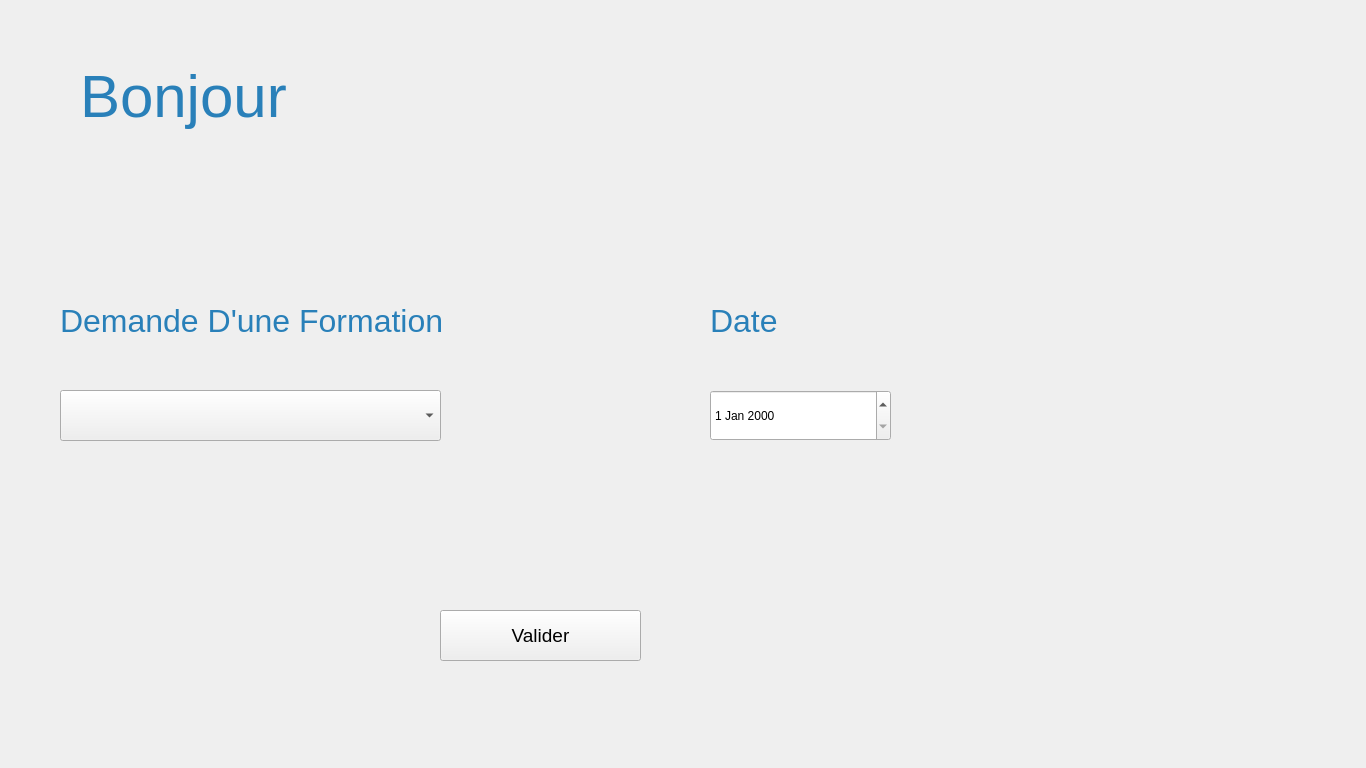
<?xml version="1.0" encoding="UTF-8"?>
<ui version="4.0">
 <class>e_menu</class>
 <widget class="QMainWindow" name="e_menu">
  <property name="geometry">
   <rect>
    <x>0</x>
    <y>0</y>
    <width>1366</width>
    <height>768</height>
   </rect>
  </property>
  <property name="windowTitle">
   <string>MainWindow</string>
  </property>
  <widget class="QWidget" name="centralwidget">
   <widget class="QLabel" name="nom_e">
    <property name="geometry">
     <rect>
      <x>390</x>
      <y>45</y>
      <width>651</width>
      <height>101</height>
     </rect>
    </property>
    <property name="styleSheet">
     <string notr="true">  font-family: &quot;Moon&quot;, Helvetica, Arial, sans-serif;
  font-size: 60px;
  color: #e74c3c;</string>
    </property>
    <property name="text">
     <string/>
    </property>
   </widget>
   <widget class="QLabel" name="bg">
    <property name="geometry">
     <rect>
      <x>0</x>
      <y>0</y>
      <width>1366</width>
      <height>768</height>
     </rect>
    </property>
    <property name="text">
     <string/>
    </property>
    <property name="pixmap">
     <pixmap resource="ressource.qrc">:/new/prefix1/img/Menu.jpg</pixmap>
    </property>
    <property name="scaledContents">
     <bool>true</bool>
    </property>
   </widget>
   <widget class="QLabel" name="img">
    <property name="geometry">
     <rect>
      <x>1060</x>
      <y>20</y>
      <width>283</width>
      <height>315</height>
     </rect>
    </property>
    <property name="text">
     <string/>
    </property>
   </widget>
   <widget class="QComboBox" name="cb">
    <property name="geometry">
     <rect>
      <x>60</x>
      <y>390</y>
      <width>381</width>
      <height>51</height>
     </rect>
    </property>
    <property name="font">
     <font>
      <pointsize>13</pointsize>
      <weight>50</weight>
      <bold>false</bold>
     </font>
    </property>
   </widget>
   <widget class="QPushButton" name="pushButton">
    <property name="geometry">
     <rect>
      <x>440</x>
      <y>610</y>
      <width>201</width>
      <height>51</height>
     </rect>
    </property>
    <property name="font">
     <font>
      <pointsize>14</pointsize>
      <weight>50</weight>
      <bold>false</bold>
     </font>
    </property>
    <property name="styleSheet">
     <string notr="true"/>
    </property>
    <property name="text">
     <string>Valider</string>
    </property>
   </widget>
   <widget class="QLabel" name="DF">
    <property name="geometry">
     <rect>
      <x>60</x>
      <y>290</y>
      <width>401</width>
      <height>61</height>
     </rect>
    </property>
    <property name="font">
     <font>
      <pointsize>-1</pointsize>
      <weight>50</weight>
      <bold>false</bold>
     </font>
    </property>
    <property name="styleSheet">
     <string notr="true">font-size: 32px;
  font-weight: normal;
  line-height: 1.4;
  border: none;
  border-radius:4 px;
color: #2980b9;</string>
    </property>
    <property name="text">
     <string>Demande D'une Formation</string>
    </property>
   </widget>
   <widget class="QLabel" name="DF_2">
    <property name="geometry">
     <rect>
      <x>710</x>
      <y>290</y>
      <width>401</width>
      <height>61</height>
     </rect>
    </property>
    <property name="font">
     <font>
      <pointsize>-1</pointsize>
      <weight>50</weight>
      <bold>false</bold>
     </font>
    </property>
    <property name="styleSheet">
     <string notr="true">font-size: 32px;
  font-weight: normal;
  line-height: 1.4;
  border: none;
  border-radius:4 px;
color: #2980b9;</string>
    </property>
    <property name="text">
     <string>Date</string>
    </property>
   </widget>
   <widget class="QDateEdit" name="date_for">
    <property name="geometry">
     <rect>
      <x>710</x>
      <y>390</y>
      <width>181</width>
      <height>51</height>
     </rect>
    </property>
   </widget>
   <widget class="QLabel" name="bjr">
    <property name="geometry">
     <rect>
      <x>80</x>
      <y>30</y>
      <width>351</width>
      <height>131</height>
     </rect>
    </property>
    <property name="styleSheet">
     <string notr="true">  font-family: &quot;Moon&quot;, Helvetica, Arial, sans-serif;
  font-size: 60px;
  color: #2980b9;</string>
    </property>
    <property name="text">
     <string>Bonjour</string>
    </property>
   </widget>
   <widget class="QLabel" name="prn_e">
    <property name="geometry">
     <rect>
      <x>210</x>
      <y>630</y>
      <width>46</width>
      <height>13</height>
     </rect>
    </property>
    <property name="text">
     <string/>
    </property>
   </widget>
   <widget class="QLabel" name="msg">
    <property name="geometry">
     <rect>
      <x>790</x>
      <y>150</y>
      <width>291</width>
      <height>91</height>
     </rect>
    </property>
    <property name="styleSheet">
     <string notr="true">font-size: 18px;
  font-weight: normal;
  line-height: 1.4;
  border: none;
color: #ecf0f1;</string>
    </property>
    <property name="text">
     <string/>
    </property>
   </widget>
   <widget class="QLabel" name="img_msg1">
    <property name="geometry">
     <rect>
      <x>750</x>
      <y>30</y>
      <width>211</width>
      <height>131</height>
     </rect>
    </property>
    <property name="text">
     <string/>
    </property>
    <property name="pixmap">
     <pixmap resource="ressource.qrc">:/new/prefix1/img/profilepic/1.png</pixmap>
    </property>
   </widget>
   <widget class="QLabel" name="img_msg1_2">
    <property name="geometry">
     <rect>
      <x>750</x>
      <y>30</y>
      <width>211</width>
      <height>131</height>
     </rect>
    </property>
    <property name="text">
     <string/>
    </property>
    <property name="pixmap">
     <pixmap resource="ressource.qrc">:/new/prefix1/img/profilepic/3.png</pixmap>
    </property>
   </widget>
   <widget class="QLabel" name="img_msg1_3">
    <property name="geometry">
     <rect>
      <x>750</x>
      <y>30</y>
      <width>211</width>
      <height>131</height>
     </rect>
    </property>
    <property name="text">
     <string/>
    </property>
    <property name="pixmap">
     <pixmap resource="ressource.qrc">:/new/prefix1/img/profilepic/2.png</pixmap>
    </property>
   </widget>
   <widget class="QLabel" name="Logout">
    <property name="geometry">
     <rect>
      <x>1200</x>
      <y>600</y>
      <width>181</width>
      <height>171</height>
     </rect>
    </property>
    <property name="text">
     <string/>
    </property>
    <property name="pixmap">
     <pixmap resource="ressource.qrc">:/new/prefix2/img/profilepic/logout.png</pixmap>
    </property>
   </widget>
   <widget class="QPushButton" name="pb">
    <property name="geometry">
     <rect>
      <x>1240</x>
      <y>630</y>
      <width>101</width>
      <height>101</height>
     </rect>
    </property>
    <property name="font">
     <font>
      <pointsize>-1</pointsize>
      <weight>50</weight>
      <bold>false</bold>
     </font>
    </property>
    <property name="toolTip">
     <string notr="true"/>
    </property>
    <property name="styleSheet">
     <string notr="true">padding: 0px 0px;
  font-size: 15px;
  font-weight: normal;
  line-height: 1.4;
  border: none;
  border-radius:4 px;
color: #000000;
  background-color: rgb(0,0,0,0);
  -webkit-transition: border .25s linear, color .25s linear, background-color .25s linear;
          transition: border .25s linear, color .25s linear, background-color .25s linear;</string>
    </property>
    <property name="text">
     <string notr="true"/>
    </property>
    <property name="flat">
     <bool>true</bool>
    </property>
   </widget>
   <zorder>bg</zorder>
   <zorder>nom_e</zorder>
   <zorder>img</zorder>
   <zorder>cb</zorder>
   <zorder>pushButton</zorder>
   <zorder>DF</zorder>
   <zorder>DF_2</zorder>
   <zorder>date_for</zorder>
   <zorder>bjr</zorder>
   <zorder>prn_e</zorder>
   <zorder>msg</zorder>
   <zorder>img_msg1</zorder>
   <zorder>img_msg1_2</zorder>
   <zorder>img_msg1_3</zorder>
   <zorder>Logout</zorder>
   <zorder>pb</zorder>
  </widget>
 </widget>
 <resources>
  <include location="ressource.qrc"/>
 </resources>
 <connections/>
</ui>
